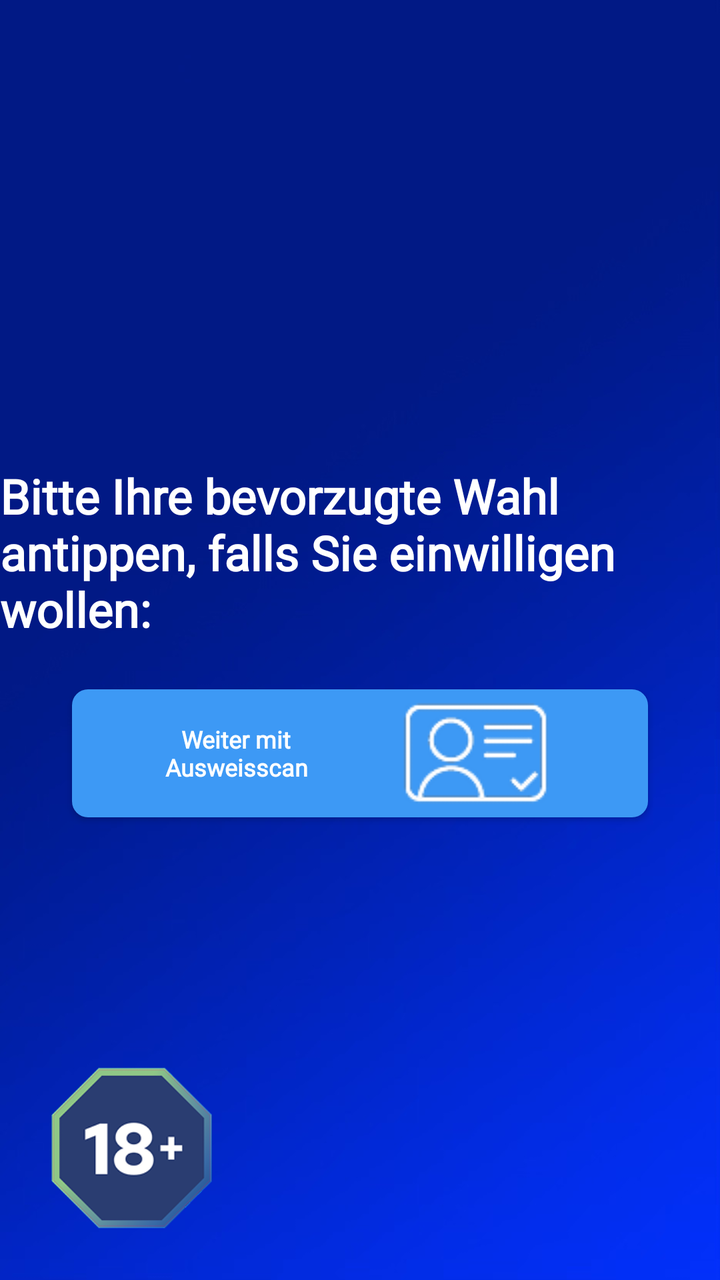
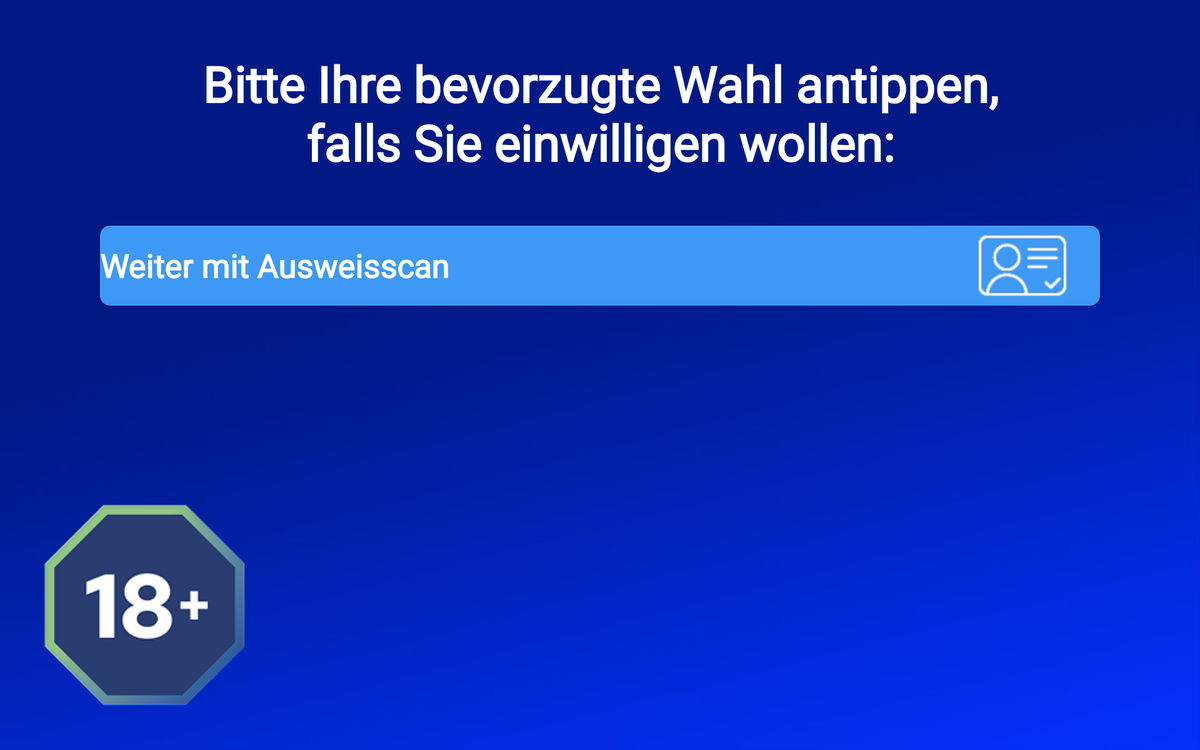

An Android layout and its configuration variant, each rendered on a device that would load it. The default file and the variant file are quoted in full after the pictures.
<!-- AndroidManifest.xml: activity theme Theme.PosIntegration -->
<!-- res/layout/activity_choose_verification.xml -->
<?xml version="1.0" encoding="utf-8"?>
<androidx.constraintlayout.widget.ConstraintLayout xmlns:android="http://schemas.android.com/apk/res/android"
    xmlns:app="http://schemas.android.com/apk/res-auto"
    xmlns:tools="http://schemas.android.com/tools"
    android:layout_width="match_parent"
    android:layout_height="match_parent"
    android:background="@drawable/background"
    tools:context=".ChooseVerificationActivity">

    <TextView
        android:id="@+id/tvTitle"
        android:layout_width="wrap_content"
        android:layout_height="wrap_content"
        android:fontFamily="@font/plusjakartasans_bold"
        android:text="@string/choose_verification_method"
        android:textColor="@color/white"
        android:textSize="24sp"
        android:textStyle="bold"
        app:layout_constraintBottom_toTopOf="@id/btnFaceScan"
        app:layout_constraintEnd_toEndOf="parent"
        app:layout_constraintStart_toStartOf="parent"
        app:layout_constraintTop_toTopOf="parent"
        app:layout_constraintVertical_chainStyle="packed" />

    <Button
        android:id="@+id/btnFaceScan"
        android:layout_width="0dp"
        android:layout_height="64dp"
        android:layout_marginTop="64dp"
        android:background="@drawable/button_primary"
        android:drawableEnd="@drawable/ic_eye"
        android:fontFamily="@font/plusjakartasans_bold"
        android:paddingStart="24dp"
        android:paddingTop="12dp"
        android:paddingEnd="24dp"
        android:paddingBottom="10dp"
        android:text="@string/estimate_age_with_face_scan"
        android:textAllCaps="false"
        android:textColor="@color/white"
        android:textSize="12sp"
        android:textStyle="bold"
        app:layout_constraintBottom_toTopOf="@id/btnIdScan"
        app:layout_constraintEnd_toEndOf="parent"
        app:layout_constraintStart_toStartOf="parent"
        app:layout_constraintTop_toBottomOf="@id/tvTitle"
        android:layout_marginStart="24dp"
        android:layout_marginEnd="24dp"
        android:visibility="gone"/>

    <Button
        android:id="@+id/btnIdScan"
        android:layout_width="0dp"
        android:layout_height="64dp"
        android:layout_marginTop="24dp"
        android:background="@drawable/button_primary"
        android:drawableEnd="@drawable/ic_card"
        android:fontFamily="@font/plusjakartasans_bold"
        android:paddingStart="24dp"
        android:paddingEnd="24dp"
        android:text="@string/verify_age_with_id_scan"
        android:textAllCaps="false"
        android:textColor="@color/white"
        android:textSize="12sp"
        android:textStyle="bold"
        app:layout_constraintBottom_toBottomOf="parent"
        app:layout_constraintEnd_toEndOf="parent"
        app:layout_constraintStart_toStartOf="parent"
        app:layout_constraintTop_toBottomOf="@id/btnFaceScan"
        app:layout_constraintWidth_percent="0.8" />

    <ImageView
        android:id="@+id/plus18_logo"
        android:layout_width="100dp"
        android:layout_height="100dp"
        android:contentDescription="@null"
        android:adjustViewBounds="true"
        android:scaleType="fitCenter"
        android:layout_marginStart="16dp"
        android:layout_marginBottom="16dp"
        app:srcCompat="@drawable/ic_plus18"
        app:layout_constraintStart_toStartOf="parent"
        app:layout_constraintBottom_toBottomOf="parent"/>

</androidx.constraintlayout.widget.ConstraintLayout>
<!-- resources referenced by this layout -->
<resources>
  <color name="white">#FFFFFF</color>
  <!-- drawable background: png bitmap (drawable, 215768 bytes) -->
  <!-- drawable button_primary (drawable) -->
  <?xml version="1.0" encoding="utf-8"?>
  <shape xmlns:android="http://schemas.android.com/apk/res/android"
      android:shape="rectangle">
      <solid android:color="@color/primary_blue" />
      <corners android:radius="8dp" />
  </shape>
  <!-- drawable ic_card: png bitmap (drawable, 3725 bytes) -->
  <!-- drawable ic_eye: png bitmap (drawable, 3749 bytes) -->
  <!-- drawable ic_plus18: png bitmap (drawable, 14408 bytes) -->
  <string name="choose_verification_method">Bitte Ihre bevorzugte Wahl antippen, falls Sie einwilligen wollen:</string>
  <string name="estimate_age_with_face_scan">Weiter mit Gesichtsscan</string>
  <string name="verify_age_with_id_scan">Weiter mit Ausweisscan</string>
  <style name="Theme.PosIntegration" parent="Theme.AppCompat.Light.NoActionBar">
          
          <item name="colorPrimary">@color/primary</item>
          <item name="colorPrimaryVariant">@color/primary_variant</item>
          <item name="colorOnPrimary">@color/on_primary</item>
          
          <item name="colorSecondary">@color/secondary</item>
          <item name="colorSecondaryVariant">@color/secondary_variant</item>
          <item name="colorOnSecondary">@color/on_secondary</item>
          
          <item name="android:statusBarColor">?attr/colorPrimaryVariant</item>
          
      </style>
  <color name="primary_blue">#3D99F5</color>
  <color name="primary">#2196F3</color>
  <color name="primary_variant">#1976D2</color>
  <color name="on_primary">#FFFFFF</color>
  <color name="secondary">#03DAC6</color>
  <color name="secondary_variant">#018786</color>
  <color name="on_secondary">#000000</color>
</resources>
<!-- res/layout-sw600dp-land/activity_choose_verification.xml (the repository's variant of the layout above) -->
<!-- drawn on a 7-inch tablet turned sideways -->
<?xml version="1.0" encoding="utf-8"?>
<androidx.constraintlayout.widget.ConstraintLayout xmlns:android="http://schemas.android.com/apk/res/android"
    xmlns:app="http://schemas.android.com/apk/res-auto"
    xmlns:tools="http://schemas.android.com/tools"
    android:layout_width="match_parent"
    android:layout_height="match_parent"
    android:background="@drawable/background"
    tools:context=".ChooseVerificationActivity">

    <TextView
        android:id="@+id/tvTitle"
        android:layout_width="0dp"
        android:layout_height="wrap_content"
        android:layout_marginTop="40dp"
        android:layout_marginStart="120dp"
        android:layout_marginEnd="120dp"
        android:fontFamily="@font/plusjakartasans_bold"
        android:text="@string/choose_verification_method"
        android:textColor="@color/white"
        android:textSize="40sp"
        android:textStyle="bold"
        android:gravity="center"
        app:layout_constraintEnd_toEndOf="parent"
        app:layout_constraintStart_toStartOf="parent"
        app:layout_constraintTop_toTopOf="parent" />

    <Button
        android:id="@+id/btnFaceScan"
        android:layout_width="0dp"
        android:layout_height="64dp"
        android:layout_marginTop="24dp"
        android:background="@drawable/button_primary"
        android:drawableEnd="@drawable/ic_face"
        android:fontFamily="@font/plusjakartasans_bold"
        android:text="@string/estimate_age_with_face_scan"
        android:textAllCaps="false"
        android:textColor="@color/white"
        android:textSize="26sp"
        android:textStyle="bold"
        android:gravity="center_vertical"
        app:layout_constraintEnd_toEndOf="parent"
        app:layout_constraintStart_toStartOf="parent"
        app:layout_constraintTop_toBottomOf="@id/tvTitle"
        android:layout_marginStart="80dp"
        android:layout_marginEnd="80dp"
        android:visibility="gone"/>

    <Button
        android:id="@+id/btnIdScan"
        android:layout_width="0dp"
        android:layout_height="64dp"
        android:layout_marginTop="40dp"
        android:background="@drawable/button_primary"
        android:drawableEnd="@drawable/ic_card"
        android:fontFamily="@font/plusjakartasans_bold"
        android:text="@string/verify_age_with_id_scan"
        android:textAllCaps="false"
        android:textColor="@color/white"
        android:textSize="26sp"
        android:textStyle="bold"
        android:gravity="center_vertical"
        app:layout_constraintEnd_toEndOf="parent"
        app:layout_constraintStart_toStartOf="parent"
        app:layout_constraintTop_toBottomOf="@id/btnFaceScan"
        android:layout_marginStart="80dp"
        android:layout_marginEnd="80dp" />

    <TextView
        android:layout_width="0dp"
        android:layout_height="wrap_content"
        app:layout_constraintTop_toBottomOf="@id/btnIdScan"
        app:layout_constraintStart_toStartOf="parent"
        app:layout_constraintEnd_toEndOf="parent"
        android:text="@string/privacy_disclaimer"
        android:textColor="@color/white"
        android:layout_marginTop="40dp"
        android:layout_marginStart="240dp"
        android:layout_marginEnd="80dp"
        android:gravity="start"
        android:textSize="18sp" />

    <ImageView
        android:id="@+id/plus18_logo"
        android:layout_width="200dp"
        android:layout_height="200dp"
        android:contentDescription="@null"
        android:adjustViewBounds="true"
        android:scaleType="fitCenter"
        android:layout_marginStart="16dp"
        android:layout_marginBottom="16dp"
        app:srcCompat="@drawable/ic_plus18"
        app:layout_constraintStart_toStartOf="parent"
        app:layout_constraintBottom_toBottomOf="parent"/>

</androidx.constraintlayout.widget.ConstraintLayout>
<!-- resources referenced by the variant -->
<!-- as a 7-inch tablet turned sideways resolves them -->
<resources>
  <color name="white">#FFFFFF</color>
  <!-- drawable background: png bitmap (drawable, 215768 bytes) -->
  <!-- drawable button_primary (drawable) -->
  <?xml version="1.0" encoding="utf-8"?>
  <shape xmlns:android="http://schemas.android.com/apk/res/android"
      android:shape="rectangle">
      <solid android:color="@color/primary_blue" />
      <corners android:radius="8dp" />
  </shape>
  <!-- drawable ic_card: png bitmap (drawable, 3725 bytes) -->
  <!-- drawable ic_face: png bitmap (drawable, 3259 bytes) -->
  <!-- drawable ic_plus18: png bitmap (drawable, 14408 bytes) -->
  <string name="choose_verification_method">Bitte Ihre bevorzugte Wahl antippen, falls Sie einwilligen wollen:</string>
  <string name="estimate_age_with_face_scan">Weiter mit Gesichtsscan</string>
  <string name="privacy_disclaimer" />
  <string name="verify_age_with_id_scan">Weiter mit Ausweisscan</string>
  <style name="Theme.PosIntegration" parent="Theme.AppCompat.Light.NoActionBar">
          
          <item name="colorPrimary">@color/primary</item>
          <item name="colorPrimaryVariant">@color/primary_variant</item>
          <item name="colorOnPrimary">@color/on_primary</item>
          
          <item name="colorSecondary">@color/secondary</item>
          <item name="colorSecondaryVariant">@color/secondary_variant</item>
          <item name="colorOnSecondary">@color/on_secondary</item>
          
          <item name="android:statusBarColor">?attr/colorPrimaryVariant</item>
          
      </style>
  <color name="primary_blue">#3D99F5</color>
  <color name="primary">#2196F3</color>
  <color name="primary_variant">#1976D2</color>
  <color name="on_primary">#FFFFFF</color>
  <color name="secondary">#03DAC6</color>
  <color name="secondary_variant">#018786</color>
  <color name="on_secondary">#000000</color>
</resources>
